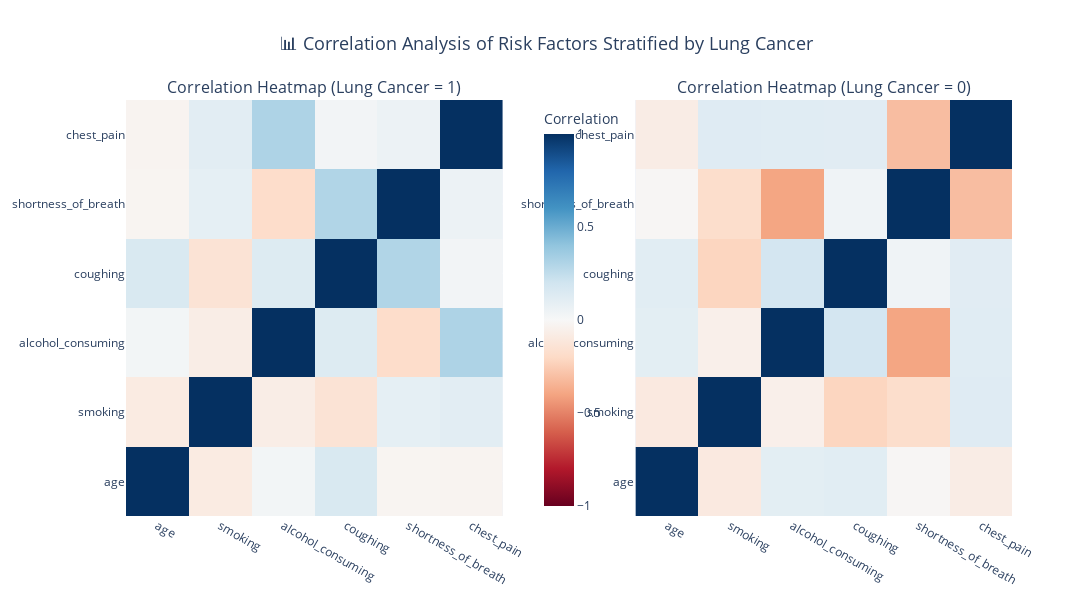

This figure's notebook cell:
### Code cell
import plotly.figure_factory as ff

# Separar por grupos
df_lc1 = df[df[target] == 1]
df_lc0 = df[df[target] == 0]

# Selección de variables relevantes
vars_of_interest = ["age", "smoking", "alcohol_consuming", "coughing", 
                    "shortness_of_breath", "chest_pain"]

# Calcular correlaciones
corr_lc1 = df_lc1[vars_of_interest].corr()
corr_lc0 = df_lc0[vars_of_interest].corr()

# Crear heatmaps
fig = make_subplots(
    rows=1, cols=2,
    subplot_titles=["Correlation Heatmap (Lung Cancer = 1)", "Correlation Heatmap (Lung Cancer = 0)"],
    horizontal_spacing=0.15
)

# Heatmap pacientes con cáncer
heatmap1 = go.Heatmap(
    z=corr_lc1.values,
    x=corr_lc1.columns,
    y=corr_lc1.columns,
    colorscale="RdBu",
    zmin=-1, zmax=1,
    colorbar=dict(title="Correlation", x=0.46)
)

# Heatmap pacientes sin cáncer
heatmap0 = go.Heatmap(
    z=corr_lc0.values,
    x=corr_lc0.columns,
    y=corr_lc0.columns,
    colorscale="RdBu",
    zmin=-1, zmax=1,
    showscale=False
)

fig.add_trace(heatmap1, row=1, col=1)
fig.add_trace(heatmap0, row=1, col=2)

# Layout
fig.update_layout(
    title_text="📊 Correlation Analysis of Risk Factors Stratified by Lung Cancer",
    title_font_size=18,
    title_x=0.5,
    width=1200,
    height=600
)

fig.show()

### Figure 1 — Plotly figure (JSON) as saved in the notebook; plotly's stock layout.template omitted (floating-point values rounded to 4 significant figures)
{"data": [{"colorbar": {"title": {"text": "Correlation"}, "x": 0.46}, "colorscale": [[0, "rgb(103,0,31)"], [0.1, "rgb(178,24,43)"], [0.2, "rgb(214,96,77)"], [0.3, "rgb(244,165,130)"], [0.4, "rgb(253,219,199)"], [0.5, "rgb(247,247,247)"], [0.6, "rgb(209,229,240)"], [0.7, "rgb(146,197,222)"], [0.8, "rgb(67,147,195)"], [0.9, "rgb(33,102,172)"], [1, "rgb(5,48,97)"]], "type": "heatmap", "x": ["age", "smoking", "alcohol_consuming", "coughing", "shortness_of_breath", "chest_pain"], "xaxis": "x", "y": ["age", "smoking", "alcohol_consuming", "coughing", "shortness_of_breath", "chest_pain"], "yaxis": "y", "z": [[1.0, -0.08905, 0.02574, 0.1599, -0.02496, -0.02967], [-0.08905, 1.0, -0.07255, -0.1396, 0.09375, 0.109], [0.02574, -0.07255, 1.0, 0.1369, -0.1843, 0.3127], [0.1599, -0.1396, 0.1369, 1.0, 0.3027, 0.02885], [-0.02496, 0.09375, -0.1843, 0.3027, 1.0, 0.0586], [-0.02967, 0.109, 0.3127, 0.02885, 0.0586, 1.0]], "zmax": 1, "zmin": -1}, {"colorscale": [[0, "rgb(103,0,31)"], [0.1, "rgb(178,24,43)"], [0.2, "rgb(214,96,77)"], [0.3, "rgb(244,165,130)"], [0.4, "rgb(253,219,199)"], [0.5, "rgb(247,247,247)"], [0.6, "rgb(209,229,240)"], [0.7, "rgb(146,197,222)"], [0.8, "rgb(67,147,195)"], [0.9, "rgb(33,102,172)"], [1, "rgb(5,48,97)"]], "showscale": false, "type": "heatmap", "x": ["age", "smoking", "alcohol_consuming", "coughing", "shortness_of_breath", "chest_pain"], "xaxis": "x2", "y": ["age", "smoking", "alcohol_consuming", "coughing", "shortness_of_breath", "chest_pain"], "yaxis": "y2", "z": [[1.0, -0.09784, 0.104, 0.1147, -0.01283, -0.07553], [-0.09784, 1.0, -0.05484, -0.2199, -0.1777, 0.1282], [0.104, -0.05484, 1.0, 0.1844, -0.3973, 0.1225], [0.1147, -0.2199, 0.1844, 1.0, 0.04251, 0.1174], [-0.01283, -0.1777, -0.3973, 0.04251, 1.0, -0.3103], [-0.07553, 0.1282, 0.1225, 0.1174, -0.3103, 1.0]], "zmax": 1, "zmin": -1}], "layout": {"annotations": [{"font": {"size": 16}, "showarrow": false, "text": "Correlation Heatmap (Lung Cancer = 1)", "x": 0.2125, "xanchor": "center", "xref": "paper", "y": 1, "yanchor": "bottom", "yref": "paper"}, {"font": {"size": 16}, "showarrow": false, "text": "Correlation Heatmap (Lung Cancer = 0)", "x": 0.7875, "xanchor": "center", "xref": "paper", "y": 1, "yanchor": "bottom", "yref": "paper"}], "height": 600, "title": {"font": {"size": 18}, "text": "📊 Correlation Analysis of Risk Factors Stratified by Lung Cancer", "x": 0.5}, "width": 1200, "xaxis": {"anchor": "y", "domain": [0, 0.425]}, "xaxis2": {"anchor": "y2", "domain": [0.575, 1]}, "yaxis": {"anchor": "x", "domain": [0, 1]}, "yaxis2": {"anchor": "x2", "domain": [0, 1]}}}
